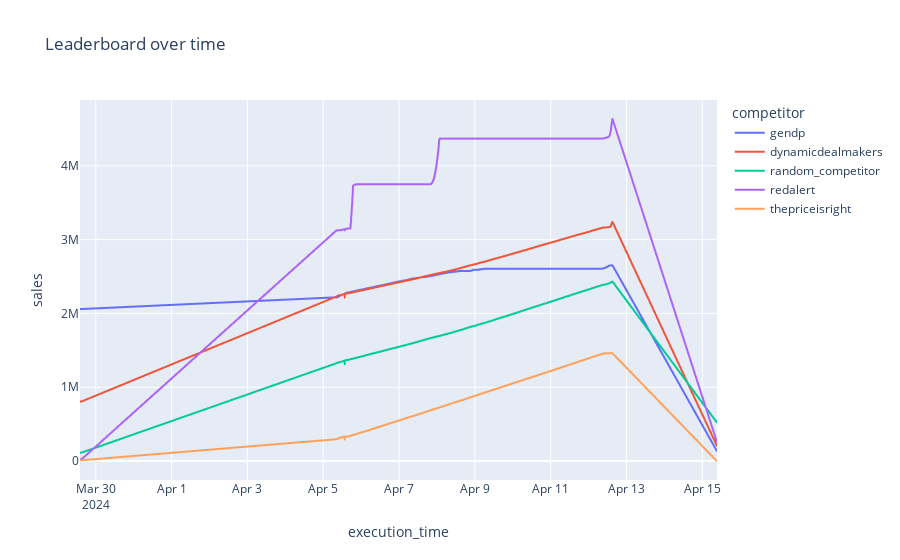

Notebook cell for this chart:
### Markdown cell above
## Leaderboard

### Code cell
import plotly.express as px
# Group by 'competitor' and calculate average price
data_to_plot = leaderboard.sort_values('execution_time').melt(id_vars='execution_time', var_name='competitor', value_name='sales').reset_index(drop=True)

# Plot using Plotly
fig = px.line(data_to_plot, x='execution_time', y='sales', color='competitor', title='Leaderboard over time')
fig.show()

### Figure 1 — Plotly figure (JSON) as saved in the notebook; plotly's stock layout.template omitted (floating-point values rounded to 4 significant figures; data arrays with more than 128 entries replaced by an {"elided": "..."} marker saying what was removed)
{"data": [{"hovertemplate": "competitor=gendp<br>execution_time=%{x}<br>sales=%{y}<extra></extra>", "legendgroup": "gendp", "line": {"color": "#636efa", "dash": "solid"}, "marker": {"symbol": "circle"}, "mode": "lines", "name": "gendp", "showlegend": true, "type": "scattergl", "x": {"elided": "2076 str values"}, "xaxis": "x", "y": {"elided": "2076 int values"}, "yaxis": "y"}, {"hovertemplate": "competitor=dynamicdealmakers<br>execution_time=%{x}<br>sales=%{y}<extra></extra>", "legendgroup": "dynamicdealmakers", "line": {"color": "#EF553B", "dash": "solid"}, "marker": {"symbol": "circle"}, "mode": "lines", "name": "dynamicdealmakers", "showlegend": true, "type": "scattergl", "x": {"elided": "2076 str values"}, "xaxis": "x", "y": {"elided": "2076 int values"}, "yaxis": "y"}, {"hovertemplate": "competitor=random_competitor<br>execution_time=%{x}<br>sales=%{y}<extra></extra>", "legendgroup": "random_competitor", "line": {"color": "#00cc96", "dash": "solid"}, "marker": {"symbol": "circle"}, "mode": "lines", "name": "random_competitor", "showlegend": true, "type": "scattergl", "x": {"elided": "2076 str values"}, "xaxis": "x", "y": {"elided": "2076 int values"}, "yaxis": "y"}, {"hovertemplate": "competitor=redalert<br>execution_time=%{x}<br>sales=%{y}<extra></extra>", "legendgroup": "redalert", "line": {"color": "#ab63fa", "dash": "solid"}, "marker": {"symbol": "circle"}, "mode": "lines", "name": "redalert", "showlegend": true, "type": "scattergl", "x": {"elided": "2076 str values"}, "xaxis": "x", "y": {"elided": "2076 int values"}, "yaxis": "y"}, {"hovertemplate": "competitor=thepriceisright<br>execution_time=%{x}<br>sales=%{y}<extra></extra>", "legendgroup": "thepriceisright", "line": {"color": "#FFA15A", "dash": "solid"}, "marker": {"symbol": "circle"}, "mode": "lines", "name": "thepriceisright", "showlegend": true, "type": "scattergl", "x": {"elided": "2076 str values"}, "xaxis": "x", "y": {"elided": "2076 int values"}, "yaxis": "y"}], "layout": {"legend": {"title": {"text": "competitor"}, "tracegroupgap": 0}, "title": {"text": "Leaderboard over time"}, "xaxis": {"anchor": "y", "domain": [0, 1], "title": {"text": "execution_time"}}, "yaxis": {"anchor": "x", "domain": [0, 1], "title": {"text": "sales"}}}}
